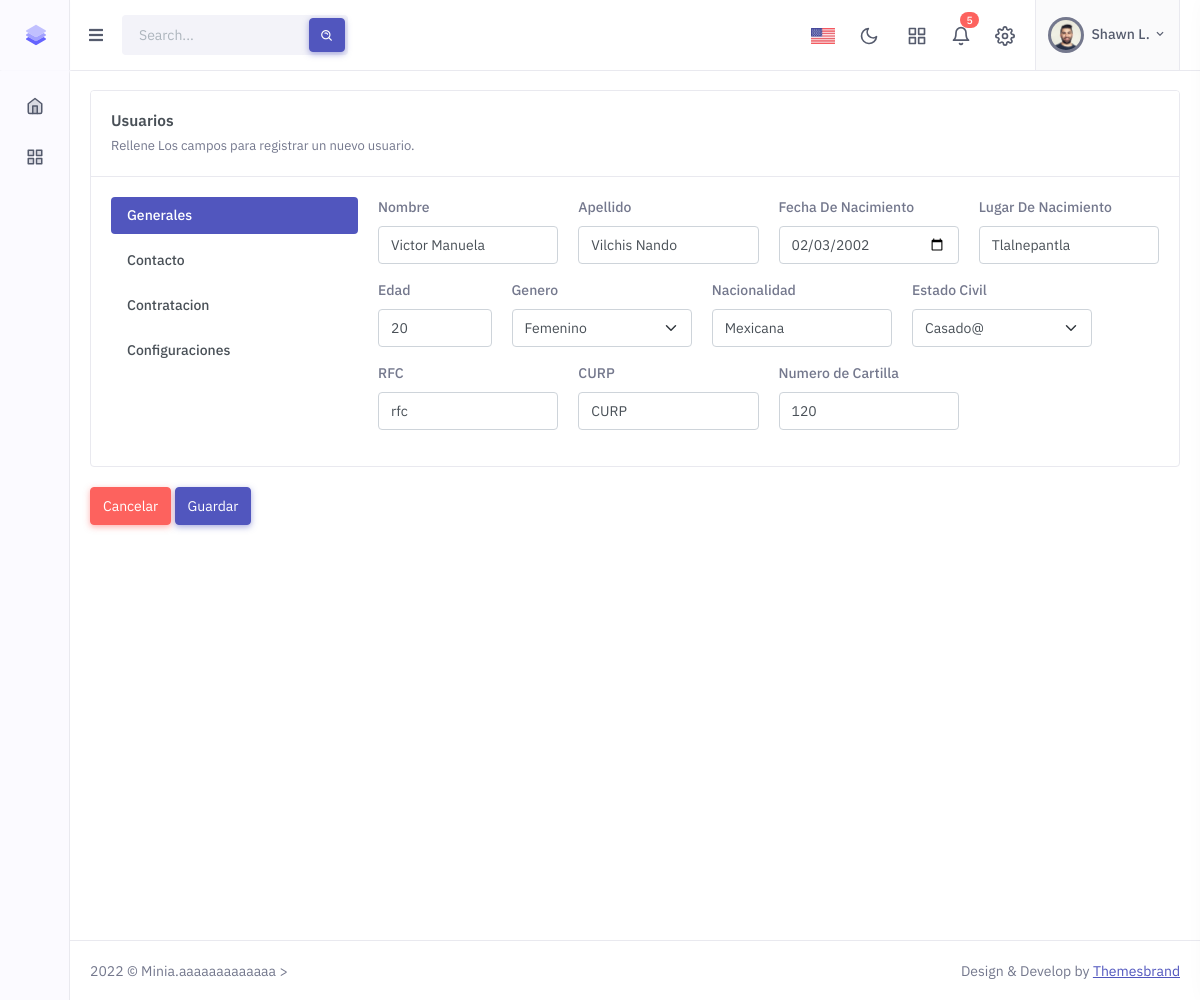
The page /views/usuarios/editUser.php?id=1 on the database its author committed.
### tables this page shows
CREATE TABLE `usuarios` (
  `id` int(10) NOT NULL AUTO_INCREMENT,
  `nombre` varchar(50) NOT NULL,
  `apellido` varchar(50) NOT NULL,
  `fechaNacimiento` date NOT NULL,
  `lugarNacimiento` varchar(50) NOT NULL,
  `edad` int(5) NOT NULL,
  `genero` varchar(15) NOT NULL,
  `nacionalidad` varchar(50) NOT NULL,
  `estadoCivil` varchar(30) NOT NULL,
  `rfc` varchar(20) NOT NULL,
  `curp` varchar(20) NOT NULL,
  `numeroCartilla` int(25) NOT NULL,
  `numeroTelefonico` varchar(30) NOT NULL,
  `correo` varchar(40) NOT NULL,
  `direccion` varchar(60) NOT NULL,
  `municipio` varchar(50) NOT NULL,
  `codigoPostal` int(20) NOT NULL,
  `empresa` varchar(40) NOT NULL,
  `nss` int(20) NOT NULL,
  `nomina` varchar(10) NOT NULL,
  `departamento` int(3) NOT NULL,
  `puesto` varchar(30) NOT NULL,
  `fechaContratacion` date NOT NULL,
  `status` tinyint(1) DEFAULT 1,
  `created_at` timestamp NOT NULL DEFAULT current_timestamp(),
  `update_at` timestamp NOT NULL DEFAULT current_timestamp() ON UPDATE current_timestamp(),
  PRIMARY KEY (`id`),
  UNIQUE KEY `nomina` (`nomina`)
);

### Config/conexion/conexion.php (called while the page is built, shortened)
<?php
    class db{
        private $host = HOST;
        private $database = DATABASE;
        private $user = USER;
        private $password = PASSWORD;
            public function conexion(){
            try {
                $con=new PDO('mysql:host='.$this->host.';dbname='.$this->database, $this->user, $this->password);
                return $con;
            }
            catch(PDOException $e) {
               echo ("No Fue Posible Conectar A La Base De Datos");
            }
        }
    }
?>

### App/controllers/usersController.php (called while the page is built, shortened)
<!-- <?php
class UsersController{
    private $MODEL;
    public function __construct(){
        require_once (MODELS_PATH."usersModel.php");
        $this->MODEL = new UsersModel();
    }
     public function showUser($id){
         return $this->MODEL->show($id);
    }
}
?> -->

### App/models/usersModel.php (called while the page is built, shortened)
<?php
    class UsersModel{
        private $PDO;
        public function __construct(){
            require_once (CONEXION_PATH."conexion.php");
            $con = new db();
            $this->PDO=$con->conexion();
        }
         public function show($id){
           $mostrar=$this->PDO->prepare("SELECT * FROM usuarios WHERE id=:id LIMIT 1");
           $mostrar->bindParam(':id',$id);
          $mostrar->execute();
         return $mostrar->fetch();
          }
    }
?>

### Public/views/usuarios/editUser.php (the view, shortened to what this page needs)
<!doctype html>
    <html lang="en">
<?php
    require_once (CONTROLLERS_PATH."usersController.php");
    $obj= new UsersController();
    $usuarios=$obj->showUser($_GET['id']);
    require_once (LAYOUT_PATH."head2.php");
?>
        <body>
        <?php  require_once(LAYOUT_PATH."header2.php");?>
        <div class="main-content">
        <div class="page-content">
        <div class="container-fluid">
        <div class="row">
                                <div class="col-xl-12">
                                    <div class="card">
                                        <div class="card-header">
                                        <h4 class="card-title">Usuarios</h4>
                                            <p class="card-title-desc">Rellene Los campos para registrar un nuevo usuario.</p>
                                        </div>
                                        <div class="card-body">
                                            <div class="row">
                                                <div class="col-md-3">
                                                    <div class="nav flex-column nav-pills" id="v-pills-tab" role="tablist" aria-orientation="vertical">
                                                    <a class="nav-link mb-2 active" id="v-pills-home-tab" data-bs-toggle="pill" href="#v-pills-home" role="tab" aria-controls="v-pills-home" aria-selected="true">Generales</a>
                                                    <a class="nav-link mb-2" id="v-pills-profile-tab" data-bs-toggle="pill" href="#v-pills-profile" role="tab" aria-controls="v-pills-profile" aria-selected="false">Contacto</a>
                                                    <a class="nav-link mb-2" id="v-pills-messages-tab" data-bs-toggle="pill" href="#v-pills-messages" role="tab" aria-controls="v-pills-messages" aria-selected="false">Contratacion</a>
                                                    <a class="nav-link" id="v-pills-settings-tab" data-bs-toggle="pill" href="#v-pills-settings" role="tab" aria-controls="v-pills-settings" aria-selected="false">Configuraciones</a>
                                                    </div>
                                                </div>
                                                <div class="col-md-9">
                                                    <div class="tab-content text-muted mt-4 mt-md-0" id="v-pills-tabContent">
                                                        <div class="tab-pane fade show active" id="v-pills-home" role="tabpanel" aria-labelledby="v-pills-home-tab">
                                                        <form class="needs-validation" autocomplete="off" id="nuevo" method="POST" action="updateUser.php">
                                        <div class="row">
                                    <div class="col-md-3">
                                        <div class="mb-3 position-relative">
                                            <label class="form-label" for="nombre">Nombre</label>
                                            <input type="text" class="form-control" name="nombre" placeholder="Nombre" value="<?= $usuarios['nombre'] ?>" required >
                                        </div>
                                    </div>
                                    <div class="col-md-3">
                                        <div class="mb-3 position-relative">
                                            <label class="form-label" for="apellido">Apellido</label>
                                            <input type="text" class="form-control" name="apellido" placeholder="Apellido" value="<?= $usuarios['apellido']?>" required >
                                        </div>
                                    </div>
                                    <div class="col-md-3">
                                        <div class="mb-3 position-relative">
                                            <label class="form-label" for="fechaNacimiento">Fecha De Nacimiento</label>
                                            <input type="date" class="form-control" name="fechaNacimiento" id="fechaNacimiento" value="<?= $usuarios['fechaNacimiento']?>" >
                                        </div>
                                    </div>
                                    <div class="col-md-3">
                                        <div class="mb-3 position-relative">
                                            <label class="form-label" for="lugarNacimiento">Lugar De Nacimiento</label>
                                                <input type="text" class="form-control" name="lugarNacimiento" value="<?= $usuarios ['lugarNacimiento']?>" placeholder="Lugar de Nacimiento"  >
                                            </div>
                                        </div>
                                            <div class="col-md-2">
                                            <div class="mb-3 position-relative">
                                            <label class="form-label" for="edad">Edad</label>
                                            <input type="number" class="form-control" name="edad" placeholder="Edad" id="edad" maxlength="2" min="18" max="99" value="<?= $usuarios['edad']?>" >
                                        </div>
                                    </div>
                                    <div class="col-md-3">
                                        <div class="mb-3 position-relative">
                                        <label class="form-label" for="genero">Genero</label>
                                        <select type="text" class="form-select"  name="genero" required >
                                            <?php
                                        if($usuarios['genero']=='Femenino'){
                                           $select='selected';
                                           echo '<option value="'.$usuarios['genero'].'" '.$select.'>'.$usuarios['genero'].'</option>';
                                          } ?>
                                        </select>
                                    </div>
                                </div>
                                    <div class="col-md-3">
                                            <div class="mb-3 position-relative">
                                            <label class="form-label" for="nacionalidad">Nacionalidad</label>
                                            <input type="text" class="form-control" name="nacionalidad" placeholder="Nacionalidad" value="<?= $usuarios['nacionalidad']?>" >
                                        </div>
                                    </div>
                                    <div class="col-md-3">
                                            <div class="mb-3 position-relative">
                                            <label class="form-label" for="estadoCivil">Estado Civil</label>
                                            <select type="text" class="form-select" name="estadoCivil"  required >
                                            <option  selected>Casado@</option>
                                            </select>
                                        </div>
                                    </div>
                                    <div class="col-md-3">
                                            <div class="mb-3 position-relative">
                                            <label class="form-label" for="rfc">RFC</label>
                                            <input type="text" class="form-control" name="rfc" placeholder="RFC" required value="<?= $usuarios['rfc']?>" required>
                                        </div>
                                    </div>
                                    <div class="col-md-3">
                                            <div class="mb-3 position-relative">
                                            <label class="form-label" for="curp">CURP</label>
                                            <input type="text" class="form-control" name="curp" placeholder="CURP" value="<?= $usuarios['curp']?>" >
                                        </div>
                                    </div>
                                    <div class="col-md-3">
                                            <div class="mb-3 position-relative">
                                            <label class="form-label" for="numeroCartilla">Numero de Cartilla</label>
                                            <input type="number" class="form-control" name="numeroCartilla" placeholder="Numero de cartilla" value="<?= $usuarios['numeroCartilla']?>" min=0>
                                        </div>
                                    </div>
                                </div>
                                         </div>
                                                    </div>
                                                </div>
                                            </div>
                                        </div>
                                    </div>
                                    <a type="button" class="btn btn-danger waves-effect" href="usersView.php">Cancelar</a>
                                    <button class="btn btn-primary" type="submit">Guardar</button>
                                </div>
                                </div>
        <?php   include_once (LAYOUT_PATH."footer2.php")  ?>
        </body>
    </html>

### rows shown on the page
usuarios: nombre "Victor Manuela", apellido "Vilchis Nando", fechaNacimiento "02/03/2002", lugarNacimiento "Tlalnepantla", edad "20", genero "Femenino", nacionalidad "Mexicana", rfc "rfc", curp "CURP", numeroCartilla "120"
